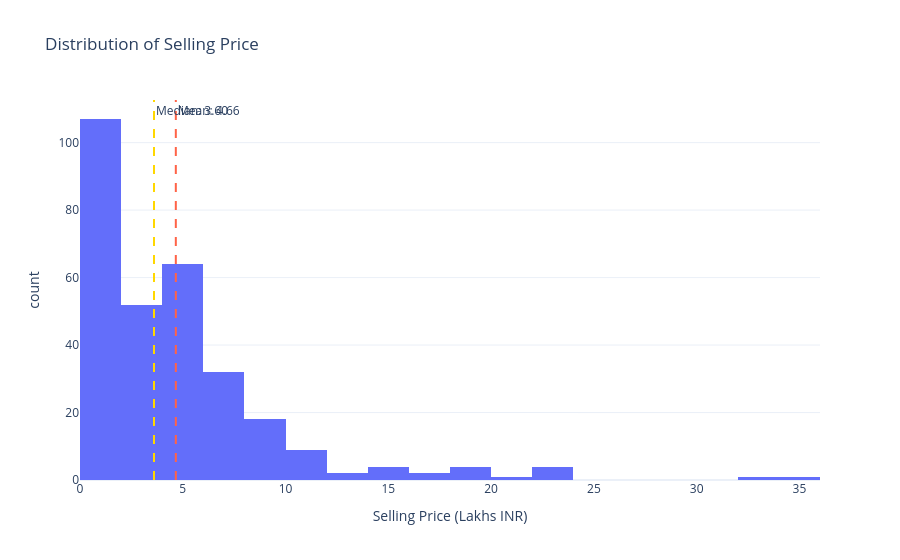
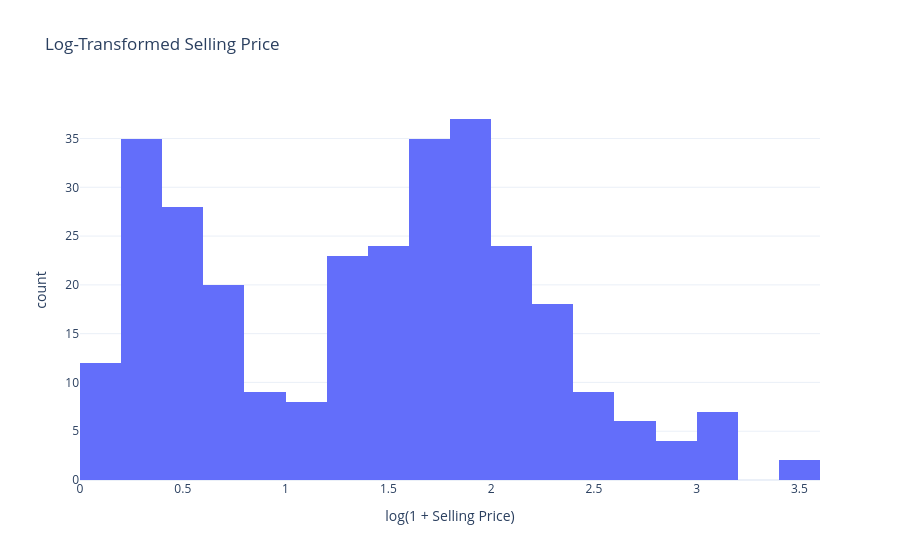

Notebook source saved alongside these figures, in order:
### Markdown cell above
---
## 3. Exploratory Data Analysis (EDA) <a id='3'></a>

### 3.1 Target Variable Distribution

### Code cell
fig1 = px.histogram(
    df,
    x='Selling_Price',
    nbins=30,
    title='Distribution of Selling Price',
    labels={'Selling_Price': 'Selling Price (Lakhs INR)', 'count': 'Count'}
)
fig1.add_vline(
    x=df['Selling_Price'].mean(),
    line_color='tomato',
    line_dash='dash',
    annotation_text=f"Mean: {df['Selling_Price'].mean():.2f}"
)
fig1.add_vline(
    x=df['Selling_Price'].median(),
    line_color='gold',
    line_dash='dash',
    annotation_text=f"Median: {df['Selling_Price'].median():.2f}"
)
fig1.update_layout(template='plotly_white')

fig2 = px.histogram(
    x=np.log1p(df['Selling_Price']),
    nbins=30,
    title='Log-Transformed Selling Price',
    labels={'x': 'log(1 + Selling Price)', 'count': 'Count'}
)
fig2.update_layout(template='plotly_white')

fig1.show()
fig2.show()

print(f'💡 Skewness of Selling_Price: {df["Selling_Price"].skew():.3f} (right-skewed — log transform will help)')

### Figure 1 — Plotly figure (JSON) as saved in the notebook; plotly's stock layout.template omitted (floating-point values rounded to 4 significant figures; data arrays with more than 128 entries replaced by an {"elided": "..."} marker saying what was removed)
{"data": [{"bingroup": "x", "hovertemplate": "Selling Price (Lakhs INR)=%{x}<br>count=%{y}<extra></extra>", "legendgroup": "", "marker": {"color": "#636efa", "pattern": {"shape": ""}}, "name": "", "nbinsx": 30, "orientation": "v", "showlegend": false, "type": "histogram", "x": {"elided": "301 float values"}, "xaxis": "x", "yaxis": "y"}], "layout": {"annotations": [{"showarrow": false, "text": "Mean: 4.66", "x": 4.661, "xanchor": "left", "xref": "x", "y": 1, "yanchor": "top", "yref": "y domain"}, {"showarrow": false, "text": "Median: 3.60", "x": 3.6, "xanchor": "left", "xref": "x", "y": 1, "yanchor": "top", "yref": "y domain"}], "barmode": "relative", "legend": {"tracegroupgap": 0}, "shapes": [{"line": {"color": "tomato", "dash": "dash"}, "type": "line", "x0": 4.661, "x1": 4.661, "xref": "x", "y0": 0, "y1": 1, "yref": "y domain"}, {"line": {"color": "gold", "dash": "dash"}, "type": "line", "x0": 3.6, "x1": 3.6, "xref": "x", "y0": 0, "y1": 1, "yref": "y domain"}], "title": {"text": "Distribution of Selling Price"}, "xaxis": {"anchor": "y", "domain": [0, 1], "title": {"text": "Selling Price (Lakhs INR)"}}, "yaxis": {"anchor": "x", "domain": [0, 1], "title": {"text": "count"}}}}

### Figure 2 — Plotly figure (JSON) as saved in the notebook; plotly's stock layout.template omitted (floating-point values rounded to 4 significant figures; data arrays with more than 128 entries replaced by an {"elided": "..."} marker saying what was removed)
{"data": [{"bingroup": "x", "hovertemplate": "log(1 + Selling Price)=%{x}<br>count=%{y}<extra></extra>", "legendgroup": "", "marker": {"color": "#636efa", "pattern": {"shape": ""}}, "name": "", "nbinsx": 30, "orientation": "v", "showlegend": false, "type": "histogram", "x": {"elided": "301 float values"}, "xaxis": "x", "yaxis": "y"}], "layout": {"barmode": "relative", "legend": {"tracegroupgap": 0}, "title": {"text": "Log-Transformed Selling Price"}, "xaxis": {"anchor": "y", "domain": [0, 1], "title": {"text": "log(1 + Selling Price)"}}, "yaxis": {"anchor": "x", "domain": [0, 1], "title": {"text": "count"}}}}
